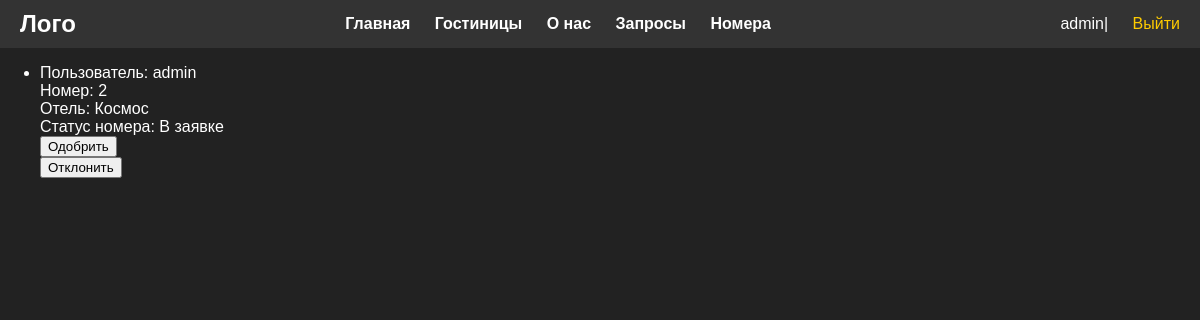
Before: /operator/requests/ (signed in) with the older database file.
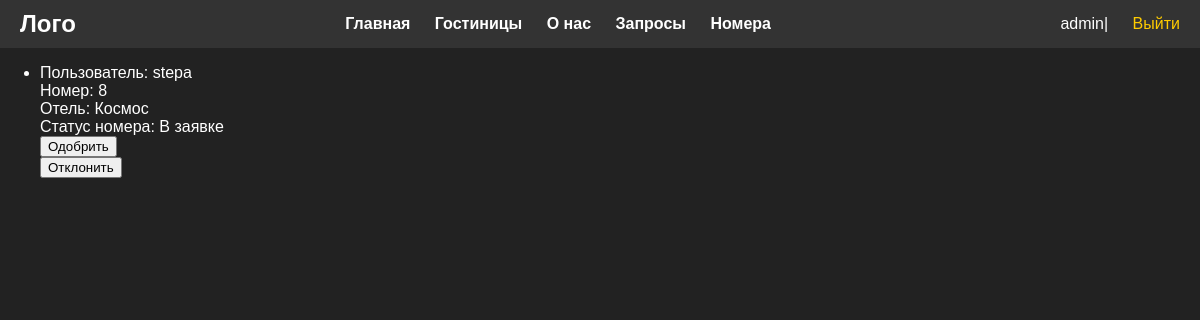
After: the same page with the newer database file.
### gostinitsa/models.py (models this page shows, shortened)
class Reservation(models.Model):
    class Status(models.IntegerChoices):
        CONFIRMED = 1, 'Одобрена'
        CANCELED = 0, 'Отклонена'
        PENDING_APPROVAL = 2, 'Ожидает одобрения'
    user = models.ForeignKey(User, on_delete=models.CASCADE)
    room = models.ForeignKey(Room, on_delete=models.CASCADE, null=True, verbose_name='Комната для бронирования')
    check_in_date = models.DateField(default=timezone.now, verbose_name='Дата заезда')
    duration = models.IntegerField(default=1, verbose_name='Продолжительность пребывания в днях')
    booking_date = models.DateTimeField(auto_now_add=True)
    status = models.IntegerField(choices=Status.choices, default=Status.PENDING_APPROVAL, verbose_name='Статус')
    operator_decision = models.BooleanField(null=True, blank=True, verbose_name='Решение туроператора')
    class Meta:
        verbose_name = 'Бронирование комнаты'
        verbose_name_plural = 'Бронирование комнат'
        ordering = ['check_in_date', 'id']
    objects = models.Manager()

class Room(models.Model):
    class Status(models.IntegerChoices):
        AVAILABLE = 1, 'Свободен'
        OCCUPIED = 0, 'Занят'
        INREQUEST = 2, 'В заявке на бронирование'
    hotel = models.ForeignKey(Gostinitsa, on_delete=models.CASCADE, verbose_name='Принадлежит гостинице')
    room_number = models.CharField(max_length=100, verbose_name='Номер комнаты')
    is_status = models.IntegerField(choices=Status.choices, default=Status.AVAILABLE, verbose_name='Статус')
    objects = models.Manager()
    status = StatusManager()
    class Meta:
        verbose_name = 'Комната'
        verbose_name_plural = 'Комнаты'
        ordering = ['hotel' , 'room_number']
        indexes = [models.Index(fields=['room_number'])]

class Gostinitsa(models.Model):
    class Status(models.IntegerChoices):
        DRAFT = 0, 'Черновик'
        PUBLISHED = 1, 'Опубликовано'
    title = models.CharField(max_length=255, verbose_name='Название')
    slug = models.SlugField(max_length=255, unique=True, db_index=True, verbose_name='Slug')
    content = models.TextField(blank=True, verbose_name='Описание')
    time_create = models.DateTimeField(auto_now_add=True, verbose_name='Время создания')
    time_update = models.DateTimeField(auto_now=True, verbose_name='Время обновления')
    is_published = models.BooleanField(choices=tuple(map(lambda x:(bool(x[0]),x[1]),Status.choices)), default=Status.DRAFT, verbose_name='Опубликовано')
    objects = models.Manager()
    published = PublishedManager()
    class Meta:
        verbose_name = 'Гостиницы'
        verbose_name_plural = 'Гостиницы'
        ordering = ['-time_create']
        indexes = [models.Index(fields=['-time_create'])]

### gostinitsa/views.py (the view)
# urls.py: path('operator/requests/', views.operator_requests, name='operator_requests'),
@user_passes_test(lambda u: u.is_staff, login_url='users/login')
def operator_requests(request):
    pending_requests = Reservation.objects.filter(status=Reservation.Status.PENDING_APPROVAL)
    return render(request, 'gostinitsa/requests.html', {'requests': pending_requests})

### gostinitsa/templates/gostinitsa/requests.html (shortened to what this page needs)
{% extends 'base.html' %}
{% load gostinitsa_tags %}
{% block content %}
    <ul>
        {% for req in requests %}
            <li>
                Пользователь: {{ req.user }} <br>
                Номер: {{ req.room.room_number }} <br>
                Отель: {{ req.room.hotel.title }} <br>
                Статус номера: {% if req.room.is_status == 1 %}Свободен{% elif req.room.is_status == 2%}В заявке{% else %}Занят{% endif %}
                <form method="post" action="{% url 'approve_request' req.id %}">
                    <button type="submit" name="decision" value="approve">Одобрить</button>
                </form>
                <form method="post" action="{% url 'reject_request' req.id %}">
                    <button type="submit" name="decision" value="reject">Отклонить</button>
                </form>
            </li>
        {% endfor %}
    </ul>
{% endblock %}

Changed rows visible on the page:
no longer on this page (row edited): Reservation: user "admin", room.room_number "2", room.hotel "Космос", shows "В заявке"
added Reservation: user "stepa", room.room_number "8", room.hotel "Космос", shows "В заявке"
